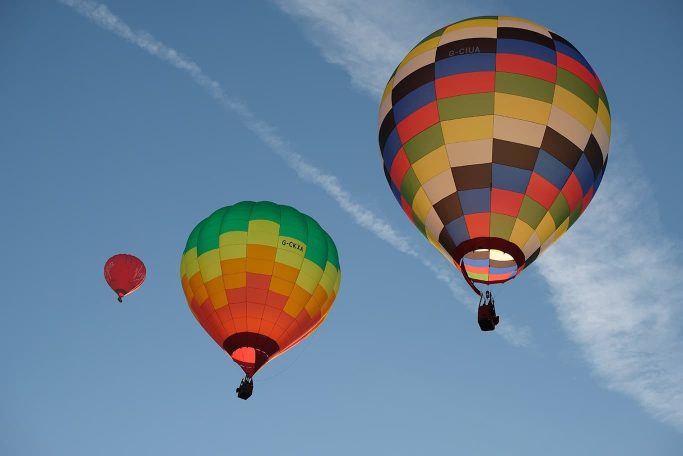
#> input picture examples/gallery/sources/balloons.jpg, 1366 x 911 px (shown at 1/2 size)
$ python -i reference.py   (imports and definitions only)
#> lines starting #> are read from the running program, lines starting #| are printed output that depends on the picture; after the words box and inside, x2 and y2 are one past the last pixel; in counts of white or black regions, pixels touching at a corner belong together
#!/usr/bin/env python3
"""Inspect a rebuild reference without pretending to infer its camera or subject.

pixelate reference PHOTO -o reference.json [--marks reference.json]

The JSON is a correctable observation record; re-run with --marks after adding a horizon,
vanishing points or landmark boxes. Values and edge directions are measurements, not an art
score. The overlay shows sampled edges and any manual marks against the original photo.
"""
import argparse
import hashlib
import json
import math
import pathlib

import numpy as np
from PIL import Image, ImageDraw, ImageOps


def digest(path):
    h = hashlib.sha256()
    with open(path, 'rb') as stream:
        for chunk in iter(lambda: stream.read(1 << 20), b''):
            h.update(chunk)
    return h.hexdigest()


# [4 lines left out: function number, not called in this run]


def annotations(path, source_hash, size):
    camera = {'projection': 'unknown', 'horizon_y': None, 'vanishing_points': [], 'notes': ''}
    if not path:
        return camera, []
    data = json.loads(pathlib.Path(path).read_text(encoding='utf-8'))
    if not isinstance(data, dict):
        raise ValueError('marks must be a JSON object')
    if 'source_sha256' not in data:
        raise ValueError('marks need source_sha256 from a reference record')
    if data['source_sha256'] != source_hash:
        raise ValueError('marks belong to another photo (source_sha256 differs)')
    raw = data.get('camera', {})
    if not isinstance(raw, dict) or raw.get('projection', 'unknown') not in (
            'unknown', 'orthographic', 'one-point', 'two-point', 'other'):
        raise ValueError('camera.projection must name a supported projection')
    camera['projection'] = raw.get('projection', 'unknown')
    if raw.get('horizon_y') is not None:
        camera['horizon_y'] = number(raw['horizon_y'], 'camera.horizon_y')
    points = raw.get('vanishing_points', [])
    if not isinstance(points, list) or len(points) > 2:
        raise ValueError('camera.vanishing_points must be a list of up to two points')
    for point in points:
        if not isinstance(point, list) or len(point) != 2:
            raise ValueError('each vanishing point must be [x, y] in photo pixels')
        camera['vanishing_points'].append([number(point[0], 'vanishing x'), number(point[1], 'vanishing y')])
    if not isinstance(raw.get('notes', ''), str):
        raise ValueError('camera.notes must be text')
    camera['notes'] = raw.get('notes', '')
    landmarks = data.get('landmarks', [])
    if not isinstance(landmarks, list) or len(landmarks) > 32:
        raise ValueError('landmarks must be a list of at most 32 boxes')
    normalized = []
    for entry in landmarks:
        if not isinstance(entry, dict) or not isinstance(entry.get('name'), str) or not entry['name'].strip():
            raise ValueError('each landmark needs a nonempty name')
        box = entry.get('box')
        if not isinstance(box, list) or len(box) != 4:
            raise ValueError('landmark.box must be [x0, y0, x1, y1]')
        x0, y0, x1, y1 = [number(v, 'landmark coordinate') for v in box]
        if not (0 <= x0 < x1 <= size[0] and 0 <= y0 < y1 <= size[1]):
            raise ValueError('landmark box must be inside the photo')
        normalized.append({'name': entry['name'].strip()[:80], 'box': [x0, y0, x1, y1]})
    return camera, normalized


def observe(photo, marks=None):
    photo = pathlib.Path(photo).resolve()
    source_hash = digest(photo)
    with Image.open(photo) as opened:
#> opened is the input picture: PIL image 1366x911 RGB; mean R, G, B 109.8, 128.7, 146.7
        image = ImageOps.exif_transpose(opened).convert('RGB')
    sample = image.copy()
    sample.thumbnail((512, 512), Image.Resampling.BOX)
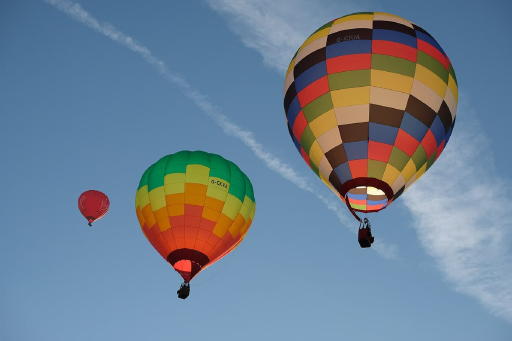
#> sample: PIL image 512x341 RGB; mean R, G, B 109.9, 128.7, 146.8
    values = np.asarray(sample.convert('L'), dtype=np.float32)
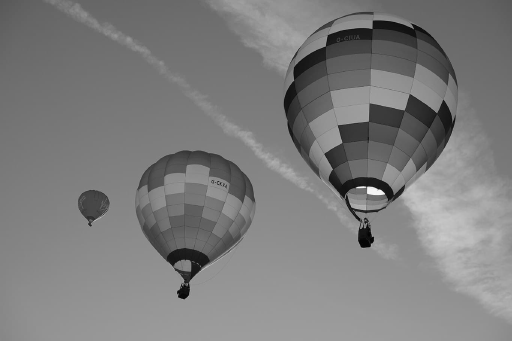
#> values: shape (341, 512) float32; min 4, max 248, mean 125.2
    bands = [int((values < 85).sum()), int(((values >= 85) & (values < 170)).sum()),
             int((values >= 170).sum())]
#> bands = [16434, 153269, 4889]
    fractions = [round(count / values.size, 4) for count in bands]
#> fractions = [0.0941, 0.878, 0.028]
    value_map = np.asarray(sample.convert('L').resize((12, 12), Image.Resampling.BOX), dtype=np.uint8).tolist()
#> value_map = 12 items

    if min(values.shape) < 2:
        gy = np.zeros_like(values)
        gx = np.zeros_like(values)
    else:
        gy = np.gradient(values, axis=0)
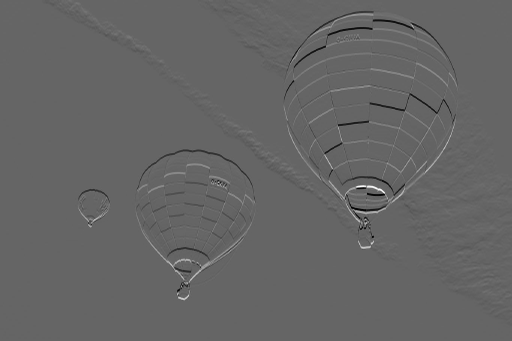
#> gy: shape (341, 512) float32; min -74, max 112.5, mean 0.1; drawn with min black and max white
        gx = np.gradient(values, axis=1)
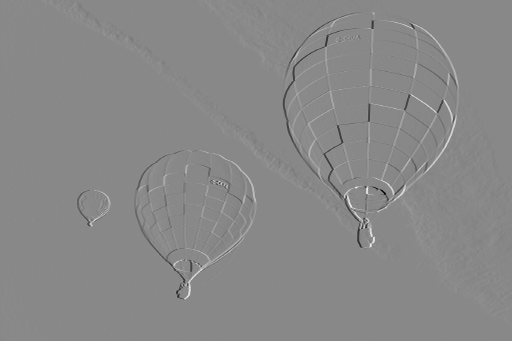
#> gx: shape (341, 512) float32; min -106.5, max 92, mean 0; drawn with min black and max white
    strength = np.hypot(gx, gy)
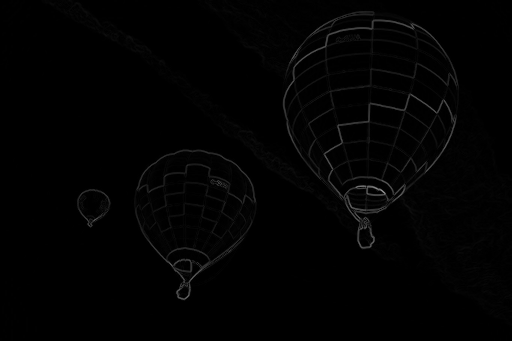
#> strength: shape (341, 512) float32; min 0, max 151, mean 2.4
    threshold = max(20.0, float(np.quantile(strength, 0.9)))
#> threshold = 20
    edges = strength > threshold
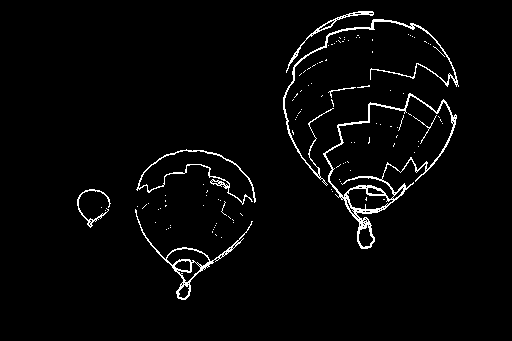
#> edges: shape (341, 512) bool; 2.8% white in thin lines or dots, all inside (x1, y1, x2, y2) = (77, 11, 459, 300)
    angles = []
    if int(edges.sum()) >= 30:
        directions = (np.degrees(np.arctan2(gy[edges], gx[edges])) + 90) % 180
#> directions = 4821 values, max 179.6 at index 2929, min 0 at index 0, mean 91.43
        weights, _ = np.histogram(directions, bins=np.arange(0, 181, 15), weights=strength[edges])
#> weights = [18544.2, 11435.8, 18803.8, 23932.5, 10595.2, 12544, 15852, 10592.7, 22307.6, 25030.9, 11107.6, 18502.6]
        for index in np.argsort(weights)[-2:][::-1]:
            if weights[index] > 0:
                angles.append({'direction_deg': int(index * 15 + 7.5),
                               'edge_weight_share': round(float(weights[index] / weights.sum()), 3)})
#> this loop made 2 passes
#> index on passes 1 to 2: 9, 3
#> after the loop, angles = 2 items
    camera, landmarks = annotations(marks, source_hash, image.size)
#> landmarks = []
    record = {'schema': 1, 'source': str(photo), 'source_sha256': source_hash,
              'size': list(image.size), 'sample_size': list(sample.size),
              'value_evidence': {'bands': ['dark', 'middle', 'light'], 'fractions': fractions,
                                 'luma_grid_12x12': value_map,
                                 'method': 'Pillow L on a <=512px thumbnail; fixed 0..84, 85..169, 170..255 bins'},
              'edge_evidence': {'sampled_edge_pixels': int(edges.sum()), 'directions': angles,
                                'method': 'local gradient directions in 15-degree bins; not vanishing points'},
              'camera': camera, 'landmarks': landmarks,
              'unknowns': ['camera and horizon are not inferred', 'silhouettes and focal point are not inferred',
                           'value and edge measurements are not an aesthetic or fidelity score']}
    return record, image, edges


# [43 lines left out: functions overlay, main, not called in this run]


# [2 lines not run here, left out]

>>> result = observe('../examples/gallery/sources/balloons.jpg')

$ run again, on examples/gallery/sources/elephant_sunset.jpg
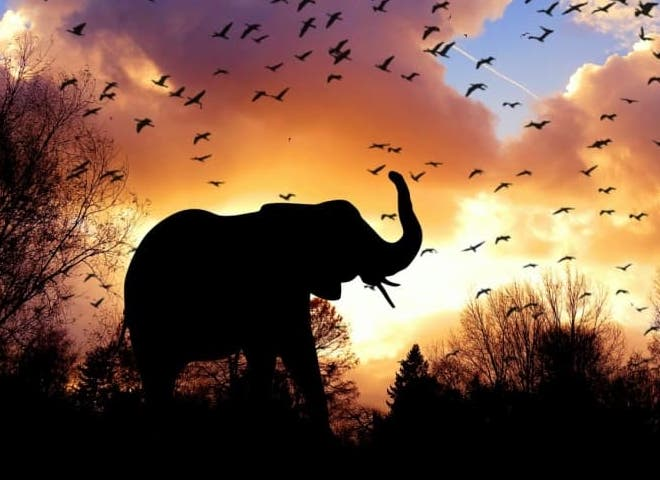
#> input picture examples/gallery/sources/elephant_sunset.jpg, 660 x 480 px
#> in observe, opened is the input picture: PIL image 660x480 RGB; mean R, G, B 120.8, 87.8, 69.3
#> in observe, `values = np.asarray(sample.convert('L'), dtype=np.float32)`:
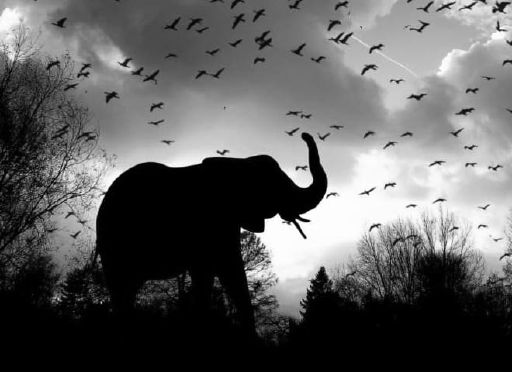
#> values: shape (372, 512) float32; min 0, max 255, mean 95.7
#> bands = [88809, 55971, 45684]
#> fractions = [0.466, 0.294, 0.24]
#> value_map = 12 items
#> threshold = 21.95
#> in observe, `edges = strength > threshold`:
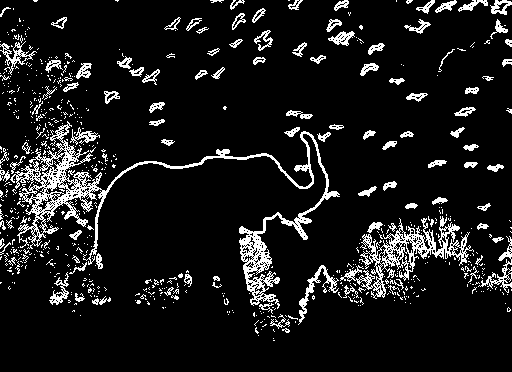
#> edges: shape (372, 512) bool; 10% white in thin lines or dots
#> directions = 19043 values, max 179.7 at index 11423, min 0 at index 91, mean 96.71
#> weights = [72204.6, 52656.6, 50519.2, 53057.4, 49224.8, 55133, 62914.8, 64213.3, 82946, 96569.1, 80202.5, 79065.6]
#> the loop in observe, `for index in np.argsort(weights)[-2:][::-1]:` made 2 passes
#> index on passes 1 to 2: 9, 8
#> after the loop in observe, `for index in np.argsort(weights)[-2:][::-1]:`: angles = 2 items
